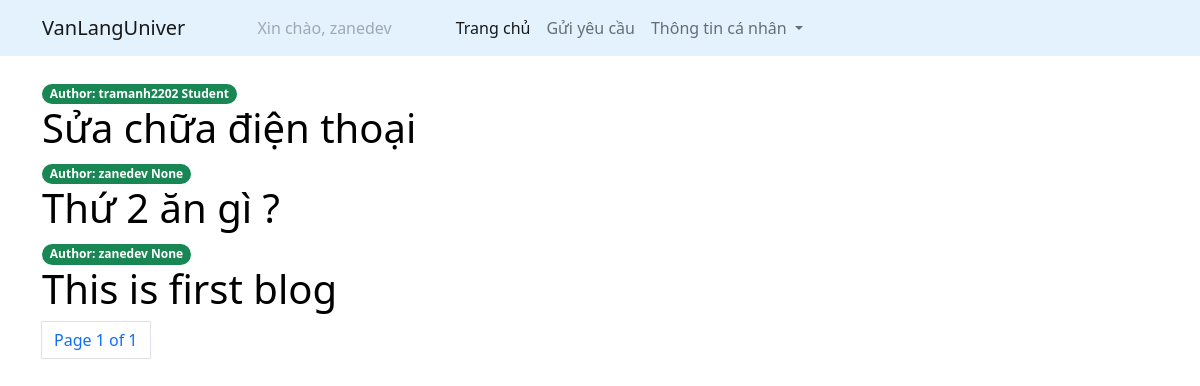
The app's page / (signed in), older data.
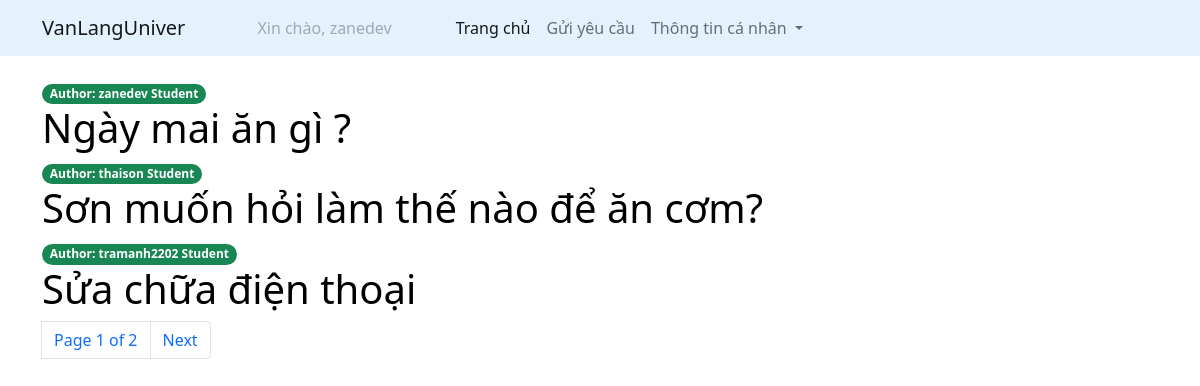
The same page, newer data.
### articles/models.py (models this page shows, shortened)
class Article(models.Model):
    title = models.CharField(max_length=200)
    description = models.TextField()
    slug = models.SlugField(max_length=100,unique=True)
    published = models.DateTimeField(auto_now_add=True)
    author = models.ForeignKey(User, on_delete=models.CASCADE)
    ROLE_CHOICES = (
        ('Student', 'Student'),
        ('Teacher', 'Teacher'),
        ('Orther', 'Orther'),
    )
    role = models.CharField(max_length=10, choices=ROLE_CHOICES,null=True)

### articles/views.py (the view)
# urls.py: path('',article_list,name='article_list'),
@login_required
def article_list(request):
    article_list = Article.objects.all().order_by('-published')
    paginator = Paginator(article_list,3)
    page = request.GET.get('page')
    try:
        articles = paginator.page(page)
    except PageNotAnInteger:
        articles = paginator.page(1)
    except EmptyPage:
        articles = paginator.page(paginator.num_pages)
    return render(request,'articles.html', {'article_list':articles,'page':page})

### articles/templates/articles.html (shortened to what this page needs)
{% extends 'base.html' %}
{% block body %}
<div class="container mt-4">
    {% for article in article_list %}
        <span class="badge rounded-pill bg-success">Author: {{article.author}} {{article.role}}</span>
        <h1><a class="link-style" href="{% url 'article_details' article.slug %}">{{article.title}}</a></h1>
    {% endfor %}
    {% include 'account/pagination.html' with page=article_list %}
</div>
{% endblock %}

Row changes from the older to the newer data that the page shows:
no longer on this page (row unchanged): Article: author "zanedev", role "None", title "Thứ 2 ăn gì ?"
no longer on this page (row unchanged): Article: author "zanedev", role "None", title "This is first blog"
added Article: author "zanedev", role "Student", title "Ngày mai ăn gì ?"
added Article: author "thaison", role "Student", title "Sơn muốn hỏi làm thế nào để ăn cơm?"
Text that changed along with them:
{{ page.paginator.num_pages }}: "1" → "2"
text now shown: "Next"
